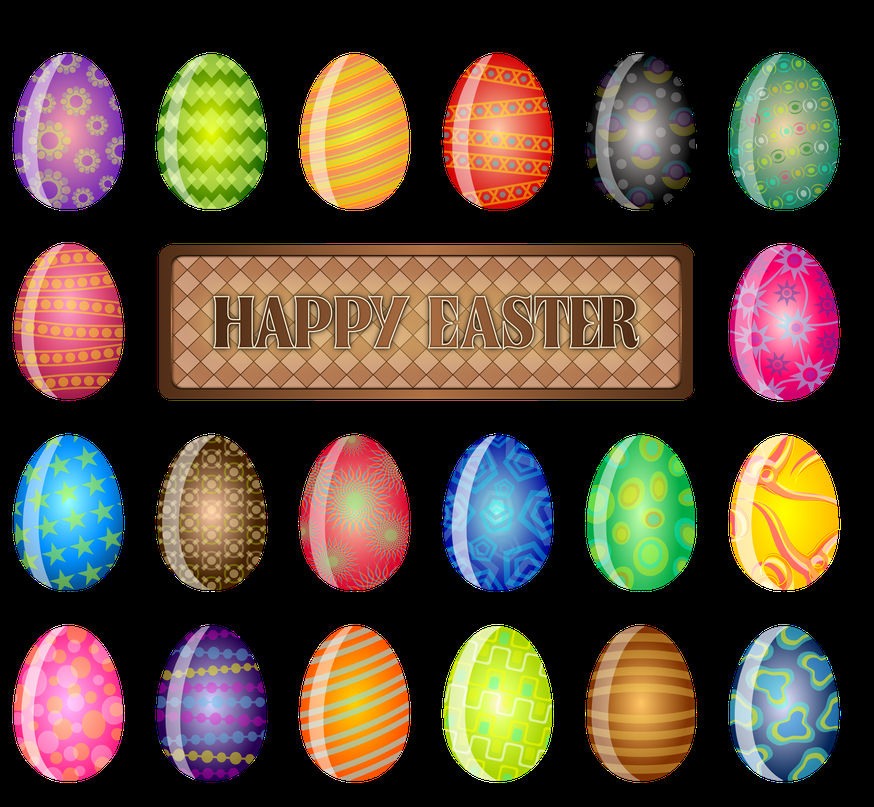
#> input picture images/eggs.png, 874 x 807 px, shrunk from 2799 x 2583 before the run
$ python cropping.py ../images/eggs.png out.png
#> lines starting #> are read from the running program, lines starting #| are printed output that depends on the picture
"""Script for cropping images."""  # noqa: INP001

import argparse
import pathlib
from collections import deque
from collections.abc import Iterator, Sequence
from typing import Optional, cast

import cv2
import numpy as np
import numpy.typing as npt


def auto_crop(im: npt.NDArray[np.uint8]) -> npt.NDArray[np.uint8]:
    """Crop transparent border."""
    coords = np.column_stack(np.where(im[:, :, 3] > 0))
    min_: tuple[int, int] = coords.min(axis=0)
    max_: tuple[int, int] = coords.max(axis=0)
    return im[min_[0] : max_[0] + 1, min_[1] : max_[1] + 1]


def extract(
    arr: npt.NDArray[np.uint8],
    threshold: int = 32,
    distance: int = 2,
    min_pixel: int = 10,
) -> Iterator[npt.NDArray[np.uint8]]:
    """Extract all part of an transparent image."""
    rows, cols = arr.shape[:2]
    stack = deque((x, y) for y in range(rows) for x in range(cols))
    explored = np.where(arr[:, :, 3] < threshold, True, False)  # type: ignore[call-overload,unused-ignore]  # noqa: FBT003
    points = list(range(-distance, distance + 1))
    di = [(dx, dy) for dx in points for dy in points if dx != 0 and dy != 0]
    while stack:
        x, y = stack.pop()
        if explored[y, x]:
            continue
        explored[y, x] = True
        area = set()
        active_area = {(x, y)}
        while active_area:
            x, y = active_area.pop()
            area.add((x, y))
            for dx, dy in di:
                ax = x + dx
                ay = y + dy
                if 0 <= ay < rows and 0 <= ax < cols and not explored[ay, ax]:
                    explored[ay, ax] = True
                    active_area.add((ax, ay))
        if len(area) >= min_pixel:
            sub = np.zeros(arr.shape, dtype=arr.dtype)
            for x, y in area:
                sub[y, x] = arr[y, x]
            yield auto_crop(sub)


def cropping(
    source: str, destination: str, skip: Optional[list[str]] = None
) -> None:
    """Extract and crop all sub images in a transparent image."""
#> called with source = '../images/eggs.png', destination = 'out.png'
    if not skip:
        skip = []
    src_path = pathlib.Path(source)
    dst_path = pathlib.Path(destination)
    src = cast(
        "npt.NDArray[np.uint8]",
        cv2.imread(src_path.as_posix(), cv2.IMREAD_UNCHANGED),
    )
#> src is the input picture: shape (807, 874, 4); mean B, G, R, A 54.2, 70, 85.4, 124.4
    dst_path.mkdir(parents=True, exist_ok=True)
    counter = 0
    for i, im in enumerate(extract(src)):
#> in auto_crop, `min_: tuple[int, int] = coords.min(axis=0)`: min_ = [626, 730]
#> in auto_crop, `max_: tuple[int, int] = coords.max(axis=0)`: max_ = [780, 837]
        if str(i) in skip:
            continue
        child_path = dst_path / f"{src_path.stem}.{counter}{src_path.suffix}"
        cv2.imwrite(
            child_path.as_posix(),
            im,
            [cv2.IMWRITE_PNG_COMPRESSION, 9],
        )
        counter += 1
#> this loop made 21 passes
#> pass 1, in cropping, `cv2.imwrite( child_path.as_posix(), im, [cv2.IMWRITE_PNG_COMPRESSION, ..`:
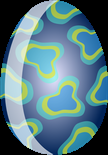
#> saved as eggs.0.png: shape (155, 108, 4); mean B, G, R, A 131.6, 123.2, 89.9, 200.1
#> pass 2, in cropping, `cv2.imwrite( child_path.as_posix(), im, [cv2.IMWRITE_PNG_COMPRESSION, ..`:
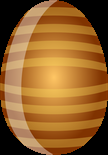
#> saved as eggs.1.png: shape (155, 108, 4); mean B, G, R, A 42.4, 96.6, 144.7, 200
#> after the loop, counter = 21


def entrypoint(argv: Optional[Sequence[str]] = None) -> None:
    """Entrypoint for command line interface."""
    parser = argparse.ArgumentParser(
        description="Extract and crop all sub images in a transparent image",
        formatter_class=argparse.RawTextHelpFormatter,
    )
    parser.add_argument("source")
    parser.add_argument("destination")
    parser.add_argument("-s", "--skip", nargs="*")
    args = parser.parse_args(argv)
    cropping(args.source, args.destination, args.skip)


if __name__ == "__main__":
    entrypoint()
